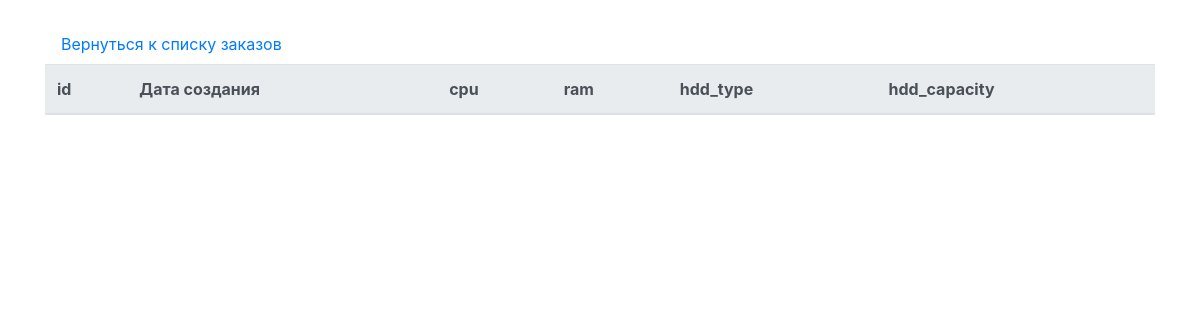
The page /edit on the database as committed earlier.
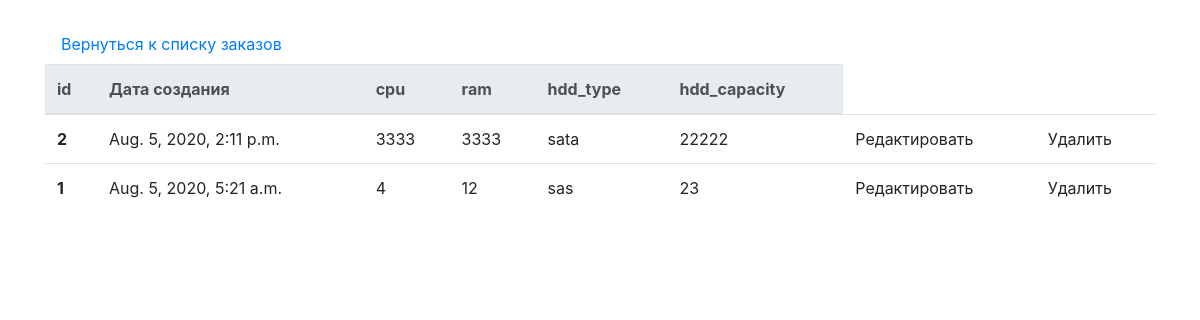
The same page on the database as committed later.
### core/models.py (models this page shows, shortened)
class VirtualMachine(models.Model):
    create_date = models.DateTimeField(auto_now=True)
    cpu = models.IntegerField(null=False, verbose_name='Количество ядер центрального процессора')
    ram = models.IntegerField(null=False, verbose_name='Оперативная память')
    sata = 'sata'
    ssd = 'ssd'
    sas = 'sas'
    hdd_type_choices = [
        (sata, 'sata'),
        (ssd, 'ssd'),
        (sas, 'sas'),
    ]
    hdd_type = models.CharField(max_length=15, choices=hdd_type_choices, verbose_name='Тип жёсткого диска')
    hdd_capacity = models.IntegerField(null=False, verbose_name='Объём памяти жёсткого диска')
    current_user = models.ForeignKey(User, on_delete=models.PROTECT, null=True)
    class Meta:
        verbose_name='Виртуальную машину'
        verbose_name_plural='Виртуальные машины'

### core/views.py (the view)
# urls.py: path('edit', views.edit_page, name='edit_page'),
def edit_page(request):
    success = False
    if request.method == 'POST':
        form = VirtualMachineForm(request.post)
        if form.is_valid():
            form.save()
            success = True
    template = 'edit_page.html'
    context = {
    'virtual_machines_list': VirtualMachine.objects.all().order_by('-id'),
    'form': VirtualMachineForm,
    'success': success
    }
    return render(request, 'edit_page.html', context)

### core/templates/edit_page.html (shortened to what this page needs)
<!doctype html>
<html lang="en">
  <head>
    <link rel="stylesheet" href="https://stackpath.bootstrapcdn.com/bootstrap/4.5.0/css/bootstrap.min.css">
  </head>
  <body>
    <div class="container mt-4">
      <ul class="nav">
      <li class="nav-item">
      <a class="nav-link active" href="{% url 'home' %}">Вернуться к списку заказов</a>
      </li>
      </ul>
    <table class="table">
      <thead class="thead-light">
        <tr>
          <th scope="col">id</th>
          <th scope="col">Дата создания</th>
          <th scope="col">cpu</th>
          <th scope="col">ram</th>
          <th scope="col">hdd_type</th>
          <th scope="col">hdd_capacity</th>
        </tr>
      </thead>
      <tbody>
        {% for virtual_machine in virtual_machines_list %}
        <tr>
          <th>{{virtual_machine.id}}</th>
          <td>{{virtual_machine.create_date}}</td>
          <td>{{virtual_machine.cpu}}</td>
          <td>{{virtual_machine.ram}}</td>
          <td>{{virtual_machine.hdd_type}}</td>
          <td>{{virtual_machine.hdd_capacity}}</td>
          <td><a href=""></a>Редактировать</td>
          <td><a href=""></a>Удалить</td>
        </tr>
        {% endfor %}
    </tbody>
    </div>
  </body>
</html>

Rows that differ between the two databases and show on the page:
added VirtualMachine: id "2", create_date "Aug. 5, 2020, 2:11 p.m.", cpu "3333", ram "3333", hdd_type "sata", hdd_capacity "22222"
added VirtualMachine: id "1", create_date "Aug. 5, 2020, 5:21 a.m.", cpu "4", ram "12", hdd_type "sas", hdd_capacity "23"
